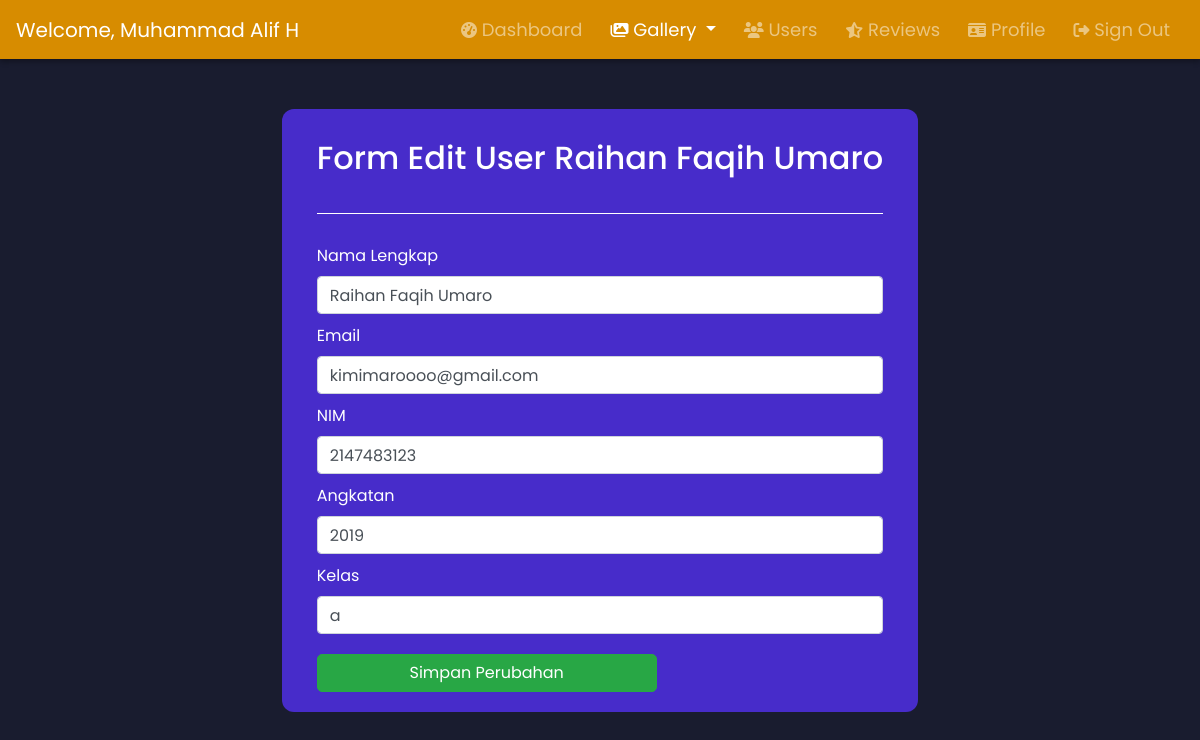
Screenshot of /User_Regist/admin-user-edit?id=33 (signed in) with the database file from the repository.
### tables this page shows
CREATE TABLE `users` (
  `id` int(11) NOT NULL,
  `namalengkap` varchar(100) NOT NULL,
  `email` varchar(200) NOT NULL,
  `nim` bigint(20) NOT NULL,
  `angkatan` year(4) NOT NULL,
  `kelas` varchar(2) NOT NULL,
  `verified` tinyint(4) NOT NULL,
  `token` varchar(100) NOT NULL,
  `password` varchar(255) NOT NULL,
  `usertype` varchar(20) NOT NULL
);

### User_Regist/admin-user-edit.php (the view, shortened to what this page needs)
<?php
    include 'header-admin.php';
  if (isset($_GET['id'])) {
    $id = ($_GET['id']);
    $query = "SELECT * FROM users WHERE id='$id'";
    $result = mysqli_query($conn, $query);
    $data = mysqli_fetch_assoc($result);
  } else {
    echo "<script>alert('Masukkan data id.');window.location='admin-usersConfig';</script>";
  }
  ?>
<section>
<div class="container anim" id="box" style=" margin-top: 50px; color:white; padding-top: 30px; width:fit-content">
            <div class="d-flex justify-content-center">
                <div >
                    <div class="container">
                        <h2 style="margin-bottom: 12px" class="align-items-center">Form Edit User <?php echo $data['namalengkap']; ?></h2>
                        <hr style="border-top: 1px solid white; margin-bottom: 30px; margin-top: 36px">
                        <form method="POST" action="admin-user-edit-proses" enctype="multipart/form-data">
                            <label class="label control-label">Nama Lengkap</label>
                            <input type="text" class="form-control" name="namalengkap" placeholder="namalengkap" value="<?php echo $data['namalengkap']; ?>">
                            <label class="label control-label">Email</label>
                            <input type="text" class="form-control" name="email" placeholder="email" value="<?php echo $data['email']; ?>">
                            <label class="label control-label">NIM</label>
                            <input type="text" class="form-control" name="nim" placeholder="nim" value="<?php echo $data['nim']; ?>">
                            <label class="label control-label">Angkatan</label>
                            <input type="text" class="form-control" name="angkatan" placeholder="angkatan" value="<?php echo $data['angkatan']; ?>">
                            <label class="label control-label">Kelas</label>
                            <input type="text" class="form-control" name="kelas" placeholder="kelas" value="<?php echo $data['kelas']; ?>">
                            <button name="submit-btn" type="submit" class="btn btn-success" data-toggle="modal" data-target="#exampleModal" style="margin-top: 10px; width: 30%; border-radius: 5px" >
                                Simpan Perubahan
                            </button>
                        </form>
                    </div>
                    </div>
                </div>
            </div>
    </body>
    <br>
    <br>
</html>

### src/css/dashboard_admin.css (style rules this page uses)
* { margin: 0; padding: 0; box-sizing: border-box; font-family: 'Poppins', sans-serif; }
body, html { height: 100%; scroll-behavior: smooth; background-color: #191c2f; }
h2 { color: white; margin-bottom: 20px; }
input { width: 20%; margin-bottom: 10px; }
#box { background-color: #472CCA; width: 90%; padding: 20px; border-radius: 12px; }
.btn { min-width: 60% !important; width: 60%; max-width: 100%; }
.anim { animation: opac 4s ease; transition: transform .4s ; }

### rows the page displays
users: namalengkap "Raihan Faqih Umaro", email "kimimaroooo@gmail.com", nim "2147483123", angkatan "2019", kelas "a"

### other values shown
$_SESSION['namalengkap'] "Muhammad Alif H"
